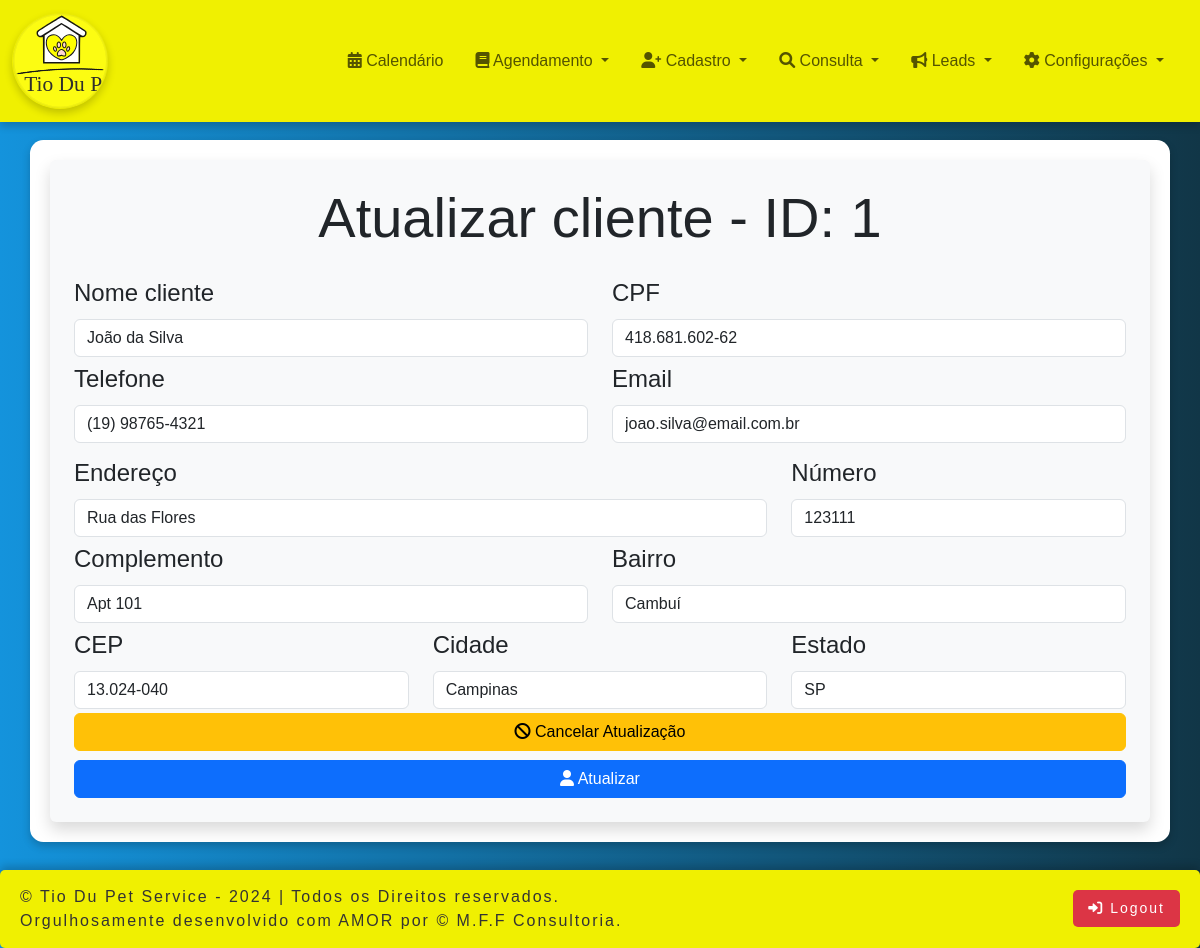
The app's page /office/cliente_atualizar.php?id=1 (signed in) with its own data.
### tables this page shows
CREATE TABLE `cliente` (
  `id` int(11) NOT NULL,
  `nome` varchar(100) NOT NULL,
  `cpf` varchar(14) NOT NULL,
  `telefone` varchar(15) NOT NULL,
  `email` varchar(100) NOT NULL,
  `endereco` varchar(100) DEFAULT NULL,
  `numero` varchar(10) DEFAULT NULL,
  `complemento` varchar(20) DEFAULT NULL,
  `bairro` varchar(50) NOT NULL,
  `cep` varchar(10) NOT NULL,
  `cidade` varchar(50) NOT NULL,
  `estado` varchar(2) NOT NULL
);

### office/cliente_atualizar.php (the view, shortened to what this page needs)
<?php
include 'office_header.php';
include 'conexaoAction.php';
$cliente_id = $_GET['id'];
$sql = "SELECT * FROM cliente WHERE id = $cliente_id";
$resultado = $conexao->query($sql);
if ($resultado->num_rows > 0) {
    $row = $resultado->fetch_assoc();
} else {
    echo "<div class='container'><p class='text-danger text-center'>cliente não encontrado.</p></div>";
    exit;
}
?>
<head>
</head>
<body>
<div class="container-centered container d-flex justify-content-center align-items-center">
    <div class="form-container col-md-8 bg-light p-4 rounded shadow">
        <h1 class="text-center mb-4 display-4">Atualizar cliente - ID: <?php echo $cliente_id; ?></h1>
        <form id="atualizarclienteForm">
            <div class="row mb-1">
                <div class="col-md-6">
                    <label for="txtNome" class="form-label">Nome cliente</label>
                    <input name="txtNome" id="txtNome" type="text" class="form-control" maxlength="100" value="<?php echo htmlspecialchars($row['nome']); ?>" required>
                </div>
                <div class="col-md-6">
                    <label for="txtCpf" class="form-label">CPF</label>
                    <input name="txtCpf" id="txtCpf" type="text" class="form-control" maxlength="14" value="<?php echo htmlspecialchars($row['cpf']); ?>" required>
                </div>
            </div>
            <div class="row mb-1">
		        <div class="col-md-6">
                    <label for="txtTelefone" class="form-label">Telefone</label>
                    <input type="tel" name="txtTelefone" id="txtTelefone"  class="form-control mb-2" maxlength="15" value="<?php echo htmlspecialchars($row['telefone']); ?>" required>
                </div>
                <div class="col-md-6">
                    <label for="txtEmail" class="form-label">Email</label>
                    <input name="txtEmail" id="txtEmail" type="email" class="form-control" maxlength="100" value="<?php echo htmlspecialchars($row['email']); ?>" required>
                </div>
            </div>
            <div class="row mb-1">
                <div class="col-md-8">
                    <label for="txtEndereco" class="form-label">Endereço</label>
                    <input name="txtEndereco" id="txtEndereco" type="text" class="form-control" maxlength="100" value="<?php echo htmlspecialchars($row['endereco']); ?>" required>
                </div>
                <div class="col-md-4">
                    <label for="txtNumero" class="form-label">Número</label>
                    <input name="txtNumero" id="txtNumero" type="number" class="form-control" max="999999" value="<?php echo htmlspecialchars($row['numero']); ?>" required>
                </div>
            </div>
            <div class="row mb-1">
                <div class="col-md-6">
                    <label for="txtComplemento" class="form-label">Complemento</label>
                    <input name="txtComplemento" id="txtComplemento" type="text" class="form-control" maxlength="20" value="<?php echo htmlspecialchars($row['complemento']); ?>">
                </div>
                <div class="col-md-6">
                    <label for="txtBairro" class="form-label">Bairro</label>
                    <input name="txtBairro" id="txtBairro" type="text" class="form-control" maxlength="30" value="<?php echo htmlspecialchars($row['bairro']); ?>" required>
                </div>
            </div>
            <div class="row mb-1">
                <div class="col-md-4">
                    <label for="txtCep" class="form-label">CEP</label>
                    <input name="txtCep" id="txtCep" type="text" class="form-control" maxlength="10" value="<?php echo htmlspecialchars($row['cep']); ?>" required>
                </div>
                <div class="col-md-4">
                    <label for="txtCidade" class="form-label">Cidade</label>
                    <input name="txtCidade" id="txtCidade" type="text" class="form-control" maxlength="40" value="<?php echo htmlspecialchars($row['cidade']); ?>" required>
                </div>
                <div class="col-md-4">
                    <label for="txtEstado" class="form-label">Estado</label>
                    <input name="txtEstado" id="txtEstado" type="text" class="form-control" maxlength="20" value="<?php echo htmlspecialchars($row['estado']); ?>" required>
                </div>
            </div>
            <div class="text-center">
                <a href="cliente_listar.php" class="btn btn-warning w-100 mb-2">
                    <i class="fa fa-ban"></i> Cancelar Atualização
                </a>
                <button type="submit" name="btnAtualizar" class="btn btn-primary w-100">
                    <i class="fa fa-user"></i> Atualizar
                </button>
            </div>
        </form>
    </div>
</div>
</body>
<?php
include 'office_footer.php';
?>

### office/office_style.css (style rules this page uses)
.container-centered { display: flex; justify-content: center; align-items: center; padding: 20px; margin: 20px auto; background-color: #fff; box-shadow: 0 4px 8px rgba(0, 0, 0, 0.2); border-radius: 10pt; font-size:x-large; }
.form-container { width: 100%; background-color: #f8f9fa; padding: 30px; border-radius: 10px; box-shadow: 0px 4px 12px rgba(0, 0, 0, 0.1); }

### office/office_header.php (style rules this page uses)
body { background: linear-gradient(to right, rgb(20, 147, 220), rgb(17, 54, 71)); font-family: sans-serif; font-size: 1rem; }

### records on screen
cliente: txtNome "João da Silva", txtCpf "418.681.602-62", txtTelefone "(19) 98765-4321", txtEmail "joao.silva@email.com.br", txtEndereco "Rua das Flores", txtNumero "123111", txtComplemento "Apt 101", txtBairro "Cambuí", txtCep "13.024-040", txtCidade "Campinas", txtEstado "SP"

### other values on screen
$cliente_id "1"
